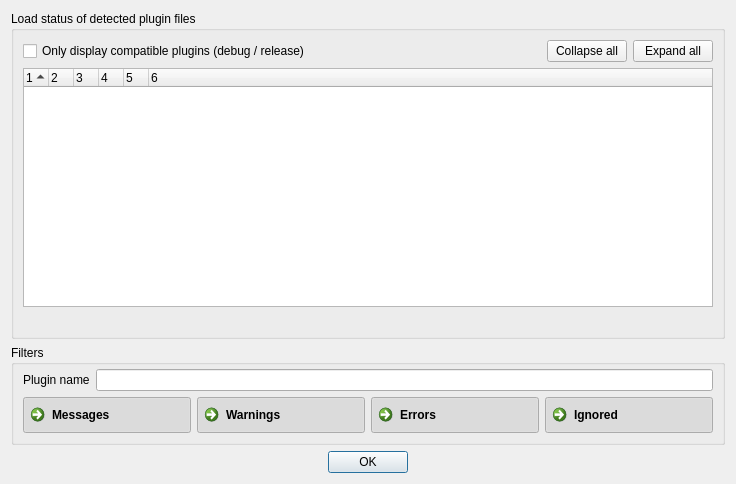
<?xml version="1.0" encoding="UTF-8"?>
<ui version="4.0">
 <class>DialogLoadedPlugins</class>
 <widget class="QDialog" name="DialogLoadedPlugins">
  <property name="geometry">
   <rect>
    <x>0</x>
    <y>0</y>
    <width>629</width>
    <height>484</height>
   </rect>
  </property>
  <property name="windowTitle">
   <string>Load Status of Plugins</string>
  </property>
  <layout class="QVBoxLayout" name="verticalLayout_2">
   <item>
    <widget class="QGroupBox" name="groupBox_2">
     <property name="title">
      <string>Load status of detected plugin files</string>
     </property>
     <layout class="QVBoxLayout" name="verticalLayout">
      <item>
       <layout class="QHBoxLayout" name="horizontalLayout_2">
        <item>
         <widget class="QCheckBox" name="onlyCompatibleCheck">
          <property name="text">
           <string>Only display compatible plugins (debug / release)</string>
          </property>
         </widget>
        </item>
        <item>
         <spacer name="horizontalSpacer">
          <property name="orientation">
           <enum>Qt::Horizontal</enum>
          </property>
          <property name="sizeHint" stdset="0">
           <size>
            <width>40</width>
            <height>20</height>
           </size>
          </property>
         </spacer>
        </item>
        <item>
         <widget class="QPushButton" name="collapseButton">
          <property name="text">
           <string>Collapse all</string>
          </property>
         </widget>
        </item>
        <item>
         <widget class="QPushButton" name="expandButton">
          <property name="text">
           <string>Expand all</string>
          </property>
         </widget>
        </item>
       </layout>
      </item>
      <item>
       <widget class="QTreeWidget" name="tree">
        <property name="sizePolicy">
         <sizepolicy hsizetype="Expanding" vsizetype="MinimumExpanding">
          <horstretch>0</horstretch>
          <verstretch>0</verstretch>
         </sizepolicy>
        </property>
        <property name="rootIsDecorated">
         <bool>true</bool>
        </property>
        <property name="columnCount">
         <number>6</number>
        </property>
        <attribute name="headerVisible">
         <bool>true</bool>
        </attribute>
        <attribute name="headerCascadingSectionResizes">
         <bool>false</bool>
        </attribute>
        <attribute name="headerMinimumSectionSize">
         <number>21</number>
        </attribute>
        <attribute name="headerDefaultSectionSize">
         <number>25</number>
        </attribute>
        <attribute name="headerShowSortIndicator" stdset="0">
         <bool>true</bool>
        </attribute>
        <column>
         <property name="text">
          <string notr="true">1</string>
         </property>
        </column>
        <column>
         <property name="text">
          <string notr="true">2</string>
         </property>
        </column>
        <column>
         <property name="text">
          <string notr="true">3</string>
         </property>
        </column>
        <column>
         <property name="text">
          <string notr="true">4</string>
         </property>
        </column>
        <column>
         <property name="text">
          <string notr="true">5</string>
         </property>
        </column>
        <column>
         <property name="text">
          <string notr="true">6</string>
         </property>
        </column>
       </widget>
      </item>
      <item>
       <widget class="QLabel" name="lblText">
        <property name="text">
         <string/>
        </property>
        <property name="wordWrap">
         <bool>true</bool>
        </property>
       </widget>
      </item>
     </layout>
     <zorder>tree</zorder>
     <zorder>lblText</zorder>
     <zorder></zorder>
    </widget>
   </item>
   <item>
    <widget class="QGroupBox" name="groupBox">
     <property name="title">
      <string>Filters</string>
     </property>
     <layout class="QGridLayout" name="gridLayout">
      <property name="topMargin">
       <number>4</number>
      </property>
      <item row="0" column="0">
       <widget class="QLabel" name="label">
        <property name="text">
         <string>Plugin name</string>
        </property>
        <property name="buddy">
         <cstring>filterEdit</cstring>
        </property>
       </widget>
      </item>
      <item row="0" column="1">
       <widget class="QLineEdit" name="filterEdit"/>
      </item>
      <item row="1" column="0" colspan="2">
       <layout class="QHBoxLayout" name="horizontalLayout">
        <item>
         <widget class="QCommandLinkButton" name="cmdMessage">
          <property name="text">
           <string>Messages</string>
          </property>
          <property name="iconSize">
           <size>
            <width>16</width>
            <height>16</height>
           </size>
          </property>
          <property name="checkable">
           <bool>true</bool>
          </property>
          <property name="checked">
           <bool>true</bool>
          </property>
         </widget>
        </item>
        <item>
         <widget class="QCommandLinkButton" name="cmdWarning">
          <property name="text">
           <string>Warnings</string>
          </property>
          <property name="iconSize">
           <size>
            <width>16</width>
            <height>16</height>
           </size>
          </property>
          <property name="checkable">
           <bool>true</bool>
          </property>
          <property name="checked">
           <bool>true</bool>
          </property>
         </widget>
        </item>
        <item>
         <widget class="QCommandLinkButton" name="cmdError">
          <property name="text">
           <string>Errors</string>
          </property>
          <property name="iconSize">
           <size>
            <width>16</width>
            <height>16</height>
           </size>
          </property>
          <property name="checkable">
           <bool>true</bool>
          </property>
          <property name="checked">
           <bool>true</bool>
          </property>
         </widget>
        </item>
        <item>
         <widget class="QCommandLinkButton" name="cmdIgnored">
          <property name="text">
           <string>Ignored</string>
          </property>
          <property name="iconSize">
           <size>
            <width>16</width>
            <height>16</height>
           </size>
          </property>
          <property name="checkable">
           <bool>true</bool>
          </property>
          <property name="checked">
           <bool>true</bool>
          </property>
         </widget>
        </item>
       </layout>
      </item>
     </layout>
    </widget>
   </item>
   <item>
    <widget class="QDialogButtonBox" name="buttonBox">
     <property name="orientation">
      <enum>Qt::Horizontal</enum>
     </property>
     <property name="standardButtons">
      <set>QDialogButtonBox::Ok</set>
     </property>
     <property name="centerButtons">
      <bool>true</bool>
     </property>
    </widget>
   </item>
  </layout>
 </widget>
 <tabstops>
  <tabstop>onlyCompatibleCheck</tabstop>
  <tabstop>collapseButton</tabstop>
  <tabstop>expandButton</tabstop>
  <tabstop>tree</tabstop>
  <tabstop>filterEdit</tabstop>
  <tabstop>cmdMessage</tabstop>
  <tabstop>cmdWarning</tabstop>
  <tabstop>cmdError</tabstop>
  <tabstop>cmdIgnored</tabstop>
 </tabstops>
 <resources/>
 <connections>
  <connection>
   <sender>collapseButton</sender>
   <signal>clicked()</signal>
   <receiver>tree</receiver>
   <slot>collapseAll()</slot>
   <hints>
    <hint type="sourcelabel">
     <x>481</x>
     <y>44</y>
    </hint>
    <hint type="destinationlabel">
     <x>309</x>
     <y>169</y>
    </hint>
   </hints>
  </connection>
  <connection>
   <sender>expandButton</sender>
   <signal>clicked()</signal>
   <receiver>tree</receiver>
   <slot>expandAll()</slot>
   <hints>
    <hint type="sourcelabel">
     <x>562</x>
     <y>44</y>
    </hint>
    <hint type="destinationlabel">
     <x>309</x>
     <y>169</y>
    </hint>
   </hints>
  </connection>
  <connection>
   <sender>buttonBox</sender>
   <signal>accepted()</signal>
   <receiver>DialogLoadedPlugins</receiver>
   <slot>close()</slot>
   <hints>
    <hint type="sourcelabel">
     <x>309</x>
     <y>443</y>
    </hint>
    <hint type="destinationlabel">
     <x>309</x>
     <y>231</y>
    </hint>
   </hints>
  </connection>
 </connections>
</ui>
